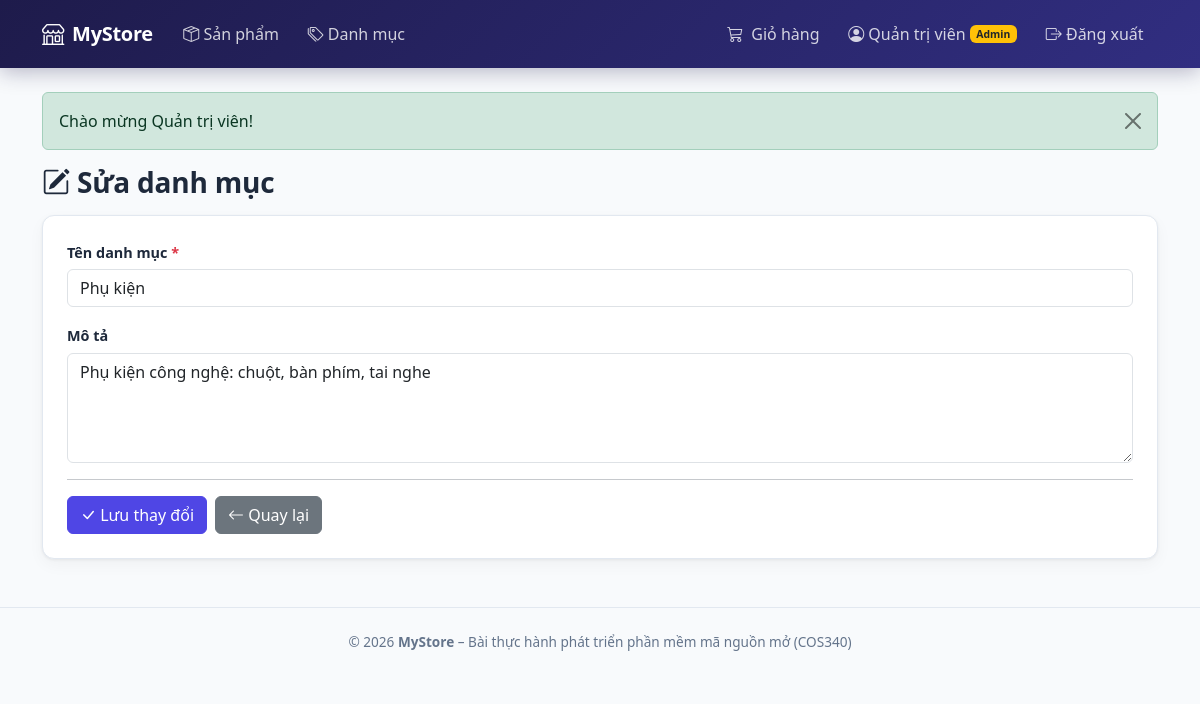
Screenshot of /Category/edit/3 (signed in) with the database file from the repository.
### tables this page shows
CREATE TABLE IF NOT EXISTS categories (
    id          INT             AUTO_INCREMENT PRIMARY KEY,
    name        VARCHAR(255)    NOT NULL,
    description TEXT            NULL,
    created_at  TIMESTAMP       DEFAULT CURRENT_TIMESTAMP,
    updated_at  TIMESTAMP       DEFAULT CURRENT_TIMESTAMP ON UPDATE CURRENT_TIMESTAMP,

     
    UNIQUE KEY uk_category_name (name)
);

### app/controllers/CategoryController.php (called while the page is built, shortened)
<?php
require_once __DIR__ . '/../models/CategoryModel.php';
class CategoryController
{
    private CategoryModel $categoryModel;
    public function __construct()
    {
        $this->categoryModel = new CategoryModel();
    }
    public function edit(int $id): void
    {
        $category = $this->findCategoryOrFail($id);
        $this->render('category/edit', [
            'pageTitle' => 'Sửa danh mục: ' . $category->name,
            'category'  => $category,
            'errors'    => [],
        ]);
    }
    private function findCategoryOrFail(int $id): object
    {
        $category = $this->categoryModel->getById($id);
        return $category;
    }
    private function render(string $view, array $data = []): void
    {
        extract($data);
        include __DIR__ . '/../views/' . $view . '.php';
    }
}

### index.php (called while the page is built, shortened)
<?php
require_once __DIR__ . '/app/config/helpers.php';
$url   = $_GET['url'] ?? 'Product/index';
$url   = trim($url, '/');
$url   = filter_var($url, FILTER_SANITIZE_URL);
$parts = array_values(array_filter(explode('/', $url), fn($part) => $part !== ''));
$action         = $parts[1] ?? 'index';
$params         = array_slice($parts, 2);
$controller = new $controllerName();
call_user_func_array([$controller, $action], $params);

### app/config/database.php (called while the page is built, shortened)
<?php
class Database
{
    private static ?PDO $instance = null;
    public static function getConnection(): PDO
    {
        if (self::$instance === null) {
            $dsn = sprintf(
                'mysql:host=%s;dbname=%s;charset=%s',
                self::HOST,
                self::DB_NAME,
                self::CHARSET
            );
            try {
                self::$instance = new PDO($dsn, self::USERNAME, self::PASSWORD, [
                    PDO::ATTR_ERRMODE            => PDO::ERRMODE_EXCEPTION,
                    PDO::ATTR_DEFAULT_FETCH_MODE => PDO::FETCH_OBJ,
                    PDO::ATTR_EMULATE_PREPARES   => false,
                ]);
            } catch (PDOException $e) {
                http_response_code(500);
                exit('Lỗi kết nối CSDL: ' . $e->getMessage());
            }
        }
        return self::$instance;
    }
}

### app/models/CategoryModel.php (called while the page is built, shortened)
<?php
require_once __DIR__ . '/../config/database.php';
class CategoryModel
{
    private PDO $db;
    private string $table = 'categories';
    public function __construct()
    {
        $this->db = Database::getConnection();
    }
    public function getById(int $id)
    {
        $stmt = $this->db->prepare("SELECT * FROM {$this->table} WHERE id = :id");
        $stmt->bindValue(':id', $id, PDO::PARAM_INT);
        $stmt->execute();
        return $stmt->fetch();
    }
}

### app/config/helpers.php (called while the page is built, shortened)
<?php
function app_base_path(): string
{
    $scriptName = $_SERVER['SCRIPT_NAME'] ?? '';
    $base = str_replace('\\', '/', dirname($scriptName));
    return rtrim($base === '/' ? '' : $base, '/');
}
function base_url(string $path = ''): string
{
    $base = app_base_path();
    $path = ltrim($path, '/');
    return $base . ($path !== '' ? '/' . $path : '');
}
function e(?string $value): string
{
    return htmlspecialchars((string)$value, ENT_QUOTES, 'UTF-8');
}

### app/views/category/edit.php (the view, shortened to what this page needs)
<?php include __DIR__ . '/../shares/header.php'; ?>
<h1 class="h3 section-title mb-3">
    <i class="bi bi-pencil-square"></i> Sửa danh mục
</h1>
<form method="POST" action="<?= base_url('Category/update/' . $category->id) ?>" class="app-card p-4">
    <div class="mb-3">
        <label for="name" class="form-label">Tên danh mục <span class="text-danger">*</span></label>
        <input type="text" id="name" name="name" class="form-control"
               value="<?= e($category->name) ?>" required>
    </div>
    <div class="mb-3">
        <label for="description" class="form-label">Mô tả</label>
        <textarea id="description" name="description" class="form-control"
                  rows="4"><?= e($category->description) ?></textarea>
    </div>
    <hr>
    <div class="d-flex gap-2">
        <button type="submit" class="btn btn-primary">
            <i class="bi bi-check-lg"></i> Lưu thay đổi
        </button>
        <a href="<?= base_url('Category') ?>" class="btn btn-secondary">
            <i class="bi bi-arrow-left"></i> Quay lại
        </a>
    </div>
</form>
<?php include __DIR__ . '/../shares/footer.php'; ?>

### app/views/shares/header.php (style rules this page uses)
:root { --brand: #4f46e5; --brand-hover: #4338ca; --brand-light: #eef2ff; --surface: #ffffff; --bg: #f8fafc; --text: #1e293b; --muted: #64748b; --border: #e2e8f0; --success: #16a34a; --danger: #dc2626; --radius: 12px; --shadow: 0 1px 3px rgba(0,0,0,.06), 0 6px 16px rgba(0,0,0,.04); --shadow-lg: 0 4px 12px rgba(0,0,0,.08), 0 16px 40px rgba(0,0,0,.06); --transition: .2s ease; }
* { box-sizing: border-box; }
body { background: var(--bg); color: var(--text); font-family: 'Segoe UI', system-ui, -apple-system, sans-serif; min-height: 100vh; }
.app-card { background: var(--surface); border: 1px solid var(--border); border-radius: var(--radius); box-shadow: var(--shadow); transition: var(--transition); }
.btn-primary { background: var(--brand); border-color: var(--brand); }
.section-title { font-weight: 700; letter-spacing: -.2px; }
.form-label { font-weight: 600; font-size: .9rem; margin-bottom: .35rem; }

### rows the page displays
categories: name "Phụ kiện", description "Phụ kiện công nghệ: chuột, bàn phím, tai nghe"

### other values shown
$user['fullname'] "Quản trị viên"
$flash['message'] "Chào mừng Quản trị viên!"
